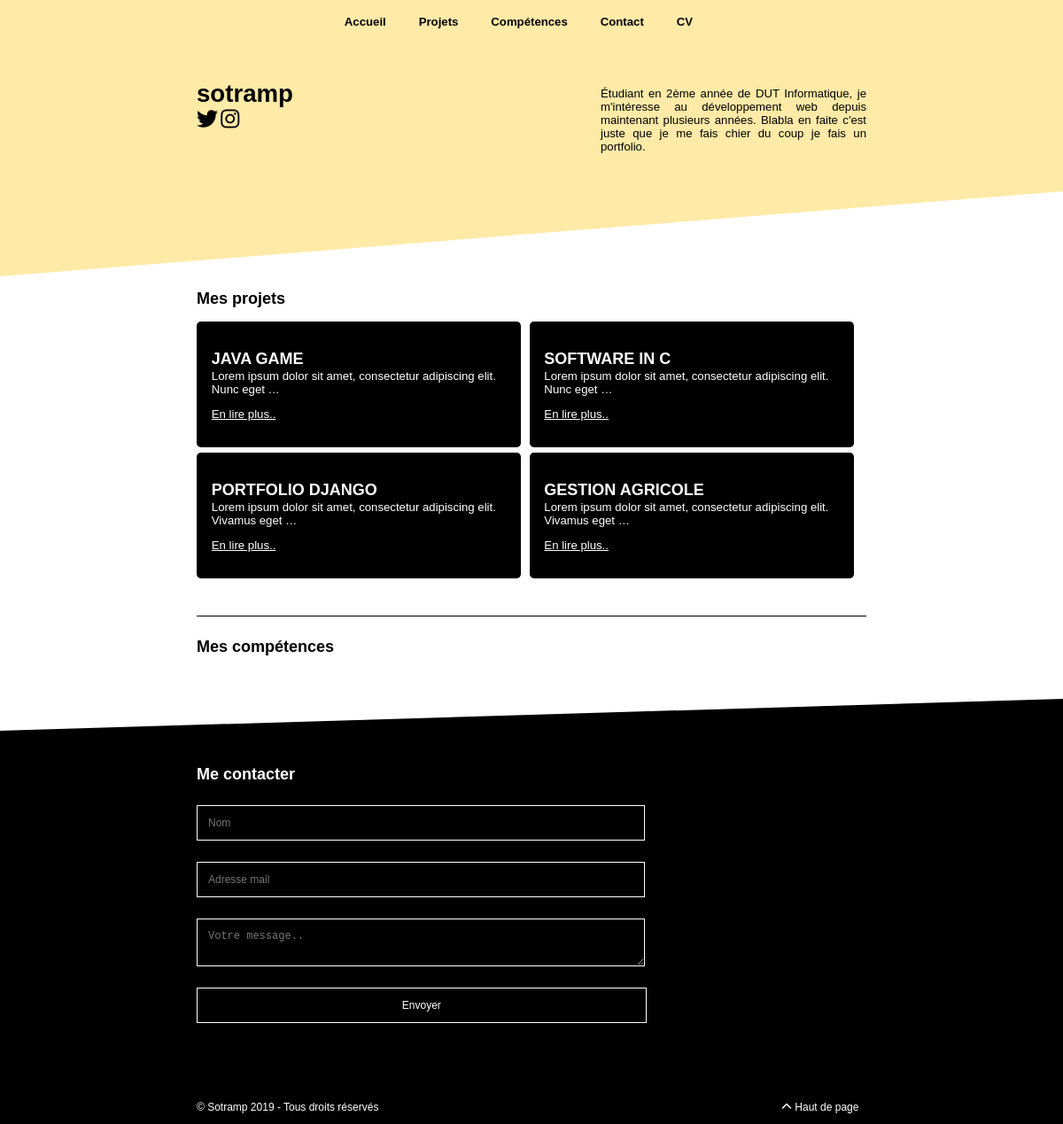
/, run on an earlier commit of the app's database.
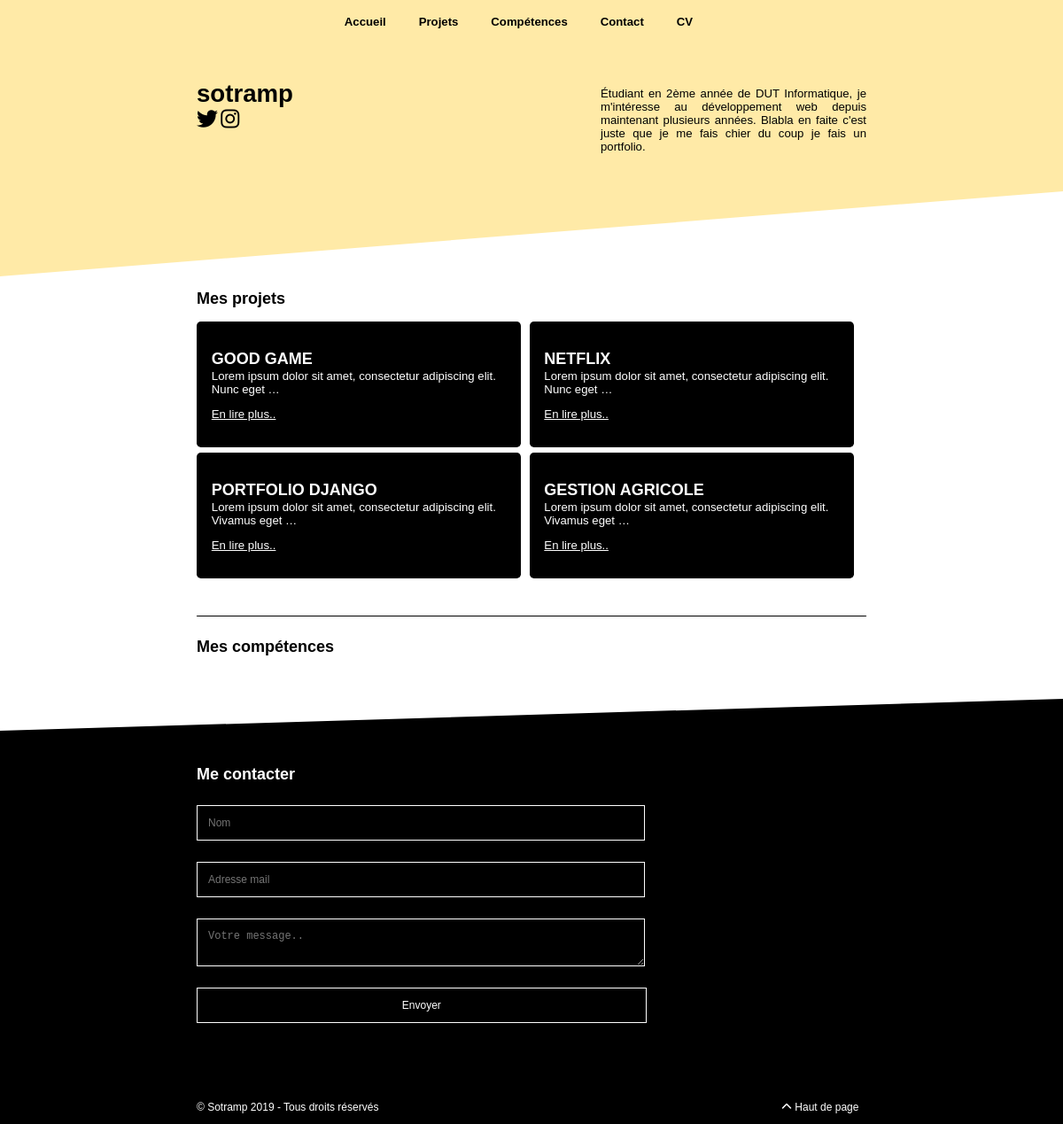
And on a later commit of the database.
### portfolio/models.py (models this page shows, shortened)
class Project(models.Model):
    name = models.CharField(max_length=100, verbose_name="Nom du projet")
    slug = models.SlugField(max_length=100, null=True)
    image = models.ImageField(upload_to='gallery', null=True, verbose_name="Image du projet")
    labels = models.CharField(max_length=100, null=True, verbose_name="Langages utilisés")
    desc = models.TextField(null=True, verbose_name="Description du projet")
    github = models.CharField(max_length=200, null=True, blank=True, verbose_name="Lien GitHub")
    demo = models.CharField(max_length=200, null=True, blank=True, verbose_name="Lien Démonstration")
    date = models.DateTimeField(default=timezone.now, verbose_name="Date de publication")
    class Meta:
        verbose_name = "Projet"
        ordering = ['-date']

### portfolio/views.py (the view, shortened to what this page needs)
# urls.py: path('', views.index, name='index'),
def index(request):
    projects = Project.objects.all()
    formInit = ContactForm
    return render(request, 'index.html', {'last_projects' : projects, 'form' : formInit})

### portfolio/templates/index.html (shortened to what this page needs)
{% extends 'layouts/gabarit.html' %}
    {% block content %}
    <div class="in scene_element scene_element--fadeinup">
        <h2 id="blog">Mes projets</h2>
        <ul id="blog">
            {% for project in last_projects %}
                <a href="{% url 'more' id=project.id slug=project.slug %}"><li style="background-image:url('{{ project.image.url }}');"><h2>{{ project.name }}</h2><p>{{ project.desc|truncatewords_html:10 }}</p><p class='more'>En lire plus..</p></li></a>
            {% empty %}
            <p>Aucun projet.</p>
            {% endfor %}
        </ul>
        <h2 id="competences">Mes compétences</h2>
    </div>
    {% endblock %}

### portfolio/templates/layouts/gabarit.html (shortened to what this page needs)
{% load static %}
<!DOCTYPE html>
<html>
<head>
    <link href="{% static 'css/style.css' %}" rel="stylesheet" type="text/css">
    <link href="{% static 'css/fontawesome-free/css/all.min.css' %}" rel="stylesheet" type="text/css">
</head>
</html>
<body>
    <header class="m-scene scene_element--fadein">
        <ul id="menu">
            <a href=".."><li>Accueil</li></a>
            <a href="#blog"><li>Projets</li></a>
            <a class="js-scrollTo" href="#competences"><li>Compétences</li></a>
            <a href="#contact"><li>Contact</li></a>
            <a href="#"><li>CV</li></a>
        </ul>
        <div id="content" class="scene_element scene_element--fadein">
            <h1>sotramp</h1>
            <div id="social">
                <a href="https://twitter.com/sotramp" target="_blank"><i class="fab fa-twitter fa-2x"></i></a>
                <a href="https://www.instagram.com/damienclairet/" target="_blank"><i class="fab fa-instagram fa-2x"></i></a>
            </div>
            <p>Étudiant en 2ème année de DUT Informatique, je m'intéresse au développement web depuis maintenant plusieurs années. Blabla en faite c'est juste que je me fais chier du coup je fais un portfolio.</p>
        </div>
    <svg xmlns="http://www.w3.org/2000/svg" viewBox="0 0 100 100" preserveAspectRatio="none">
        <polygon fill="white" points="0,100 100,0 100,100"/>
    </svg>
    </header>
    {% block content %}{% endblock %}
{% include 'layouts/footer.html' %}

### portfolio/templates/layouts/footer.html (shortened to what this page needs)
    <footer>
        <svg xmlns="http://www.w3.org/2000/svg" viewBox="0 0 100 100" preserveAspectRatio="none">
            <polygon fill="white" points="100,0 0,100 0,0"></polygon>
        </svg>
        <div class="in">
            <div id="contact">
                <h2>Me contacter</h2>
                <form role="form" method="post" action="">
                    <input type="text" name="contactName" required id="id_contactName" placeholder="Nom">
                    <input type="mail" name="contactEmail" required id="id_contactEmail" placeholder="Adresse mail">
                    <textarea name="message" required id="id_message" placeholder="Votre message.." maxlength="250"></textarea>
                    <input type="submit" value="Envoyer">
                </form>
            </div>
            <p>&copy; Sotramp 2019 - Tous droits réservés</p>
            <a href="#menu"><p><i class="fas fa-chevron-up"></i> Haut de page</p></a>
        </div>
    </footer>
</body>
</html>

### portfolio/static/css/style.css (style rules this page uses)
body { font: 1vw "Century Gothic", Futura, sans-serif; background-color:white; margin:0; }
.in { margin:auto; width:63vw; }
a { text-decoration:none; color:black; }
header { position:relative; background-color:#ffeaa7; height:26vw; }
header #content { width: 63vw; margin: 3vw auto; }
header #content h1 { position:absolute; top:6vw; font-size:2.3vw; }
header #content p { display:block; font-size:1.1vw; width: 25vw; float:right; text-align:justify; }
header #content #social { font-size:1vw; position:absolute; margin-top:3.1vw; }
header #content #social a { color:black; }
header svg { position: absolute; bottom: 0; width: 100%; height: 8vw; }
ul#menu { padding-left:0; width:38vw; margin:auto; }
ul#menu a { position: relative; list-style-type: none; font-size: 1.1vw; font-weight: 600; color: black; text-decoration: none; display: inline-block; padding: 1.4vw; margin: auto; }
ul#menu a:after { position: absolute; content: ''; height: 0.13vw; bottom:1vw; margin: 0 auto; left: 0; right: 0; width: 0; background: black; -o-transition:.5s; -ms-transition:.5s; -moz-transition:.5s; -webkit-transition:.5s; transition:.5s; }
ul#blog { padding-left:0; }
ul#blog a li { display: inline-block; width: 44%; margin:0 0.5vw 0.5vw 0; height: auto; background-color: black; background-size: cover; border-radius: 0.4vw; color:white; padding:1.4vw; box-shadow: inset 2000px 0 0 0 rgba(0, 0, 0, 0.5); }
ul#blog a li h2 { margin-bottom: -1vw; text-transform:uppercase; }
ul#blog a li p { font-size:1.1vw; }
ul#blog a li p.more { text-decoration:underline; }
h2#competences { margin-top: 3vw; border-top: 0.1vw solid black; padding-top: 2vw; }
footer { margin-top: 4vw; position: relative; background-color: black; height: 40vw; }
footer svg { position: absolute; width: 100%; height: 3vw; }
footer .in p { position:absolute; bottom:0; color:white; }
footer .in a { display:block; margin-left:55vw; }
#contact { position:absolute; top:5vw; }
#contact h2 { color:white; }
#contact input,textarea { display: block; padding: 1vw; border: 0.1vw solid white; color: white; font-size: 1vw; background-color: black; width: 40vw; margin-top: 2vw; }
#contact input[type="submit"] { width:42.3vw; cursor:pointer; }

What changed in the data, as far as the page shows it:
changed Project: name "JAVA GAME" → "GOOD GAME"
changed Project: name "SOFTWARE IN C" → "NETFLIX"
